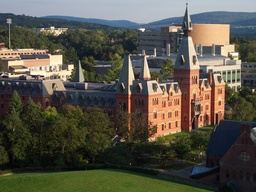
#> input picture image_1.jpg, 256 x 192 px, shrunk from 800 x 600 before the run
$ python part3.py image_1.jpg image_2.jpg out.png
#> lines starting #> are read from the running program, lines starting #| are printed output that depends on the picture
from distutils.log import error
import cv2
import numpy as np
import os
import random
from PIL import Image
import sys

import matplotlib.pyplot as plt


# orb
def featureMatching_ransac(image1, image2):

    '''
    img_I_cv

    '''
    orb = cv2.ORB_create()
    (keypoints_I, descriptors_I) = orb.detectAndCompute(image1, None)
    (keypoints_J, descriptors_J) = orb.detectAndCompute(image2, None)
    bf = cv2.BFMatcher()
    matches = bf.knnMatch(descriptors_I,descriptors_J,k=2)
    matches_threshold = []
    for m,n in matches:
        if m.distance/n.distance < 0.9:
            matches_threshold.append([m.queryIdx,m.trainIdx])


    keypoints =[]
    for i in matches_threshold:
        keypoints.append([(keypoints_I[i[0]].pt[0], keypoints_I[i[0]].pt[1]), (keypoints_J[i[1]].pt[0], keypoints_J[i[1]].pt[1])])


    return keypoints


# ransac
def ransac(number_of_matches):
    # set number of iteration
    number_of_iteration = 200
    # Variable to save max voted homography matrix
    max_count = -9999
    # matrix to store final feature points after removing outliers
    final_src_features = []
    final_dest_features = []
    p = 0
    while p <= number_of_iteration:
        p+=1
        # get 4 random points index
        selected_points = random.sample(range(len(number_of_matches)-1), 4)
        selected_values = {}

        # get x,y values of those random points
        for i in range(len(selected_points)):
            selected_values["x"+str(i+1)] = number_of_matches[selected_points[i]][0][0]
            selected_values["y"+str(i+1)] = number_of_matches[selected_points[i]][0][1]

            selected_values["x_"+str(i+1)] = number_of_matches[selected_points[i]][1][0]
            selected_values["y_"+str(i+1)] = number_of_matches[selected_points[i]][1][1]


        # save points in single array. Example: src_points = [x1,y1, x2,y2, x3,y3, x4,y4]
        src_points = [selected_values["x1"],selected_values["y1"],selected_values["x2"],selected_values["y2"],selected_values["x3"],selected_values["y3"],selected_values["x4"],selected_values["y4"]]
        dest_points = [selected_values["x_1"],selected_values["y_1"],selected_values["x_2"],selected_values["y_2"],selected_values["x_3"],selected_values["y_3"],selected_values["x_4"],selected_values["y_4"]]

        try:
            # get transformation matrix using pair of 4 points
            H = get_transform_mat_ransac(4, dest_points, src_points)

            # inverse of transformation matrix
            H_inv = np.linalg.inv(H)
        except:
            if p!=0:
                p-=1
            continue


        count = 0

        src_features = []
        dest_features = []

        src_x = []
        src_y = []

        # loop on each feature point and check how good the transformation matrix is.
        for i in range(len(number_of_matches)):
            coords = np.array([number_of_matches[i][0][0],number_of_matches[i][0][1],1])
            new_i, new_j, scale = H_inv @ coords
            new_i, new_j = int(new_i/scale), int(new_j/scale)

            # threshold
            if new_i > number_of_matches[i][1][0]-0.5 and new_i < number_of_matches[i][1][0]+0.5 and new_j > number_of_matches[i][1][1]-0.5 and new_j < number_of_matches[i][1][1]+0.5:
                src_features.append(number_of_matches[i][0][0])
                src_features.append(number_of_matches[i][0][1])

                src_x.append(number_of_matches[i][0][0])
                src_y.append(number_of_matches[i][0][1])

                dest_features.append(number_of_matches[i][1][0])
                dest_features.append(number_of_matches[i][1][1])
                count +=1

        # if more feature point agree with this transformation matrix, save it
        if max_count<count:
            max_count = count
            final_src_features = src_features
            final_dest_features = dest_features
            f_H=H

    # return source, destination feature points and transformation matrix with maximum vote.
    return final_src_features, final_dest_features,f_H


# get transformation matrix
def get_transform_mat_ransac(option, src, dest):
    if option==1:
        x1,y1 = src
        x1_, y1_ = dest
        H = np.array([[1,0,x1-x1_],[0,1,y1-y1_],[0,0,1]])
    elif option==2:
        x1,y1, x2, y2 = src
        x1_, y1_, x2_, y2_ = dest
        T = np.array([[1,0,x1-x1_],[0,1,x2-x2_],[0,0,1]])
        T = T.reshape(3,3)

        m1 = (y2_-y1_)/(x2_-x1_)
        m2 = (y2-y1)/(x2-x1)

        rad = np.arctan(np.abs(m2-m1)/(1+m2*m1))
        angle = np.rad2deg(rad)
        sh1 = np.array([[1, -np.tan(rad/2),0],[0,1,0],[0,0,1]]).reshape(3,3)
        sh2 = np.array([[1, 0,0],[np.sin(rad),1,0],[0,0,1]]).reshape(3,3)
        sh3 = np.array([[1, -np.tan(rad/2),0],[0,1,0],[0,0,1]]).reshape(3,3)
        H = T  @ sh1 @sh2 @sh3
    elif option==3:
        x1, y1, x2, y2, x3, y3 = src
        x1_, y1_, x2_, y2_, x3_, y3_ = dest

        A = np.array([[x1,y1,1,0,0,0],[0,0,0,x1,y1,1],[x2,y2,1,0,0,0],[0,0,0,x2,y2,1],[x3,y3,1,0,0,0],[0,0,0,x3,y3,1]])
        b = np.array([x1_, y1_, x2_, y2_, x3_, y3_])
        H = np.linalg.solve(A,b)
        H = np.append(H,[0,0,1])
    else:
        x1,y1,x2,y2,x3,y3,x4,y4 = src
        x1_,y1_,x2_,y2_,x3_,y3_,x4_,y4_ = dest
        A = np.array([[x1,y1,1,0,0,0, -x1*x1_, -y1*x1_],
        [0,0,0,x1,y1,1, -x1*y1_, -y1*y1_],
        [x2,y2,1,0,0,0, -x2*x2_, -y2*x2_],
        [0,0,0,x2,y2,1, -x2*y2_, -y2*y2_],
        [x3,y3,1,0,0,0, -x3*x3_, -y3*x3_],
        [0,0,0,x3,y3,1, -x3*y3_, -y3*y3_],
        [x4, y4, 1, 0,0, 0, -x4*x4_, -y4*x4_],
        [0,0,0,x4, y4, 1, -x4*y4_, -y4*y4_]])
        b = np.array([x1_, y1_, x2_, y2_, x3_, y3_, x4_, y4_])

        H = np.linalg.solve(A,b)
        H = np.append(H, 1)

    H = H.reshape(3,3)

    return H


def bilinear_interpolation_ransac(image, x,y):

    # reference: https://en.wikipedia.org/wiki/bilinear_interpolation#Example
    height, width = image.shape[0],image.shape[1]

    x1 = int(np.floor(x))
    x2 = x1 + 1
    y1 = int(np.floor(y))
    y2 = y1 + 1

    # get pixels at locations based on x1,y1,x2,y2
    img_a = image[y1,x1]
    img_b = image[y2,x1]
    img_c = image[y1,x2]
    img_d = image[y2,x2]

    # capture deltas for x and y
    dx = x - x1
    dy = y - y1

    point = img_a * (1-dx)*(1-dy) + img_b * (dy)* (1-dx) + img_c * (dx)*(1-dy) + img_d * dx*dy

    return np.round(point)


def inverse_warp_ransac(image1_arr,m,n,H, original_img):

    # get four border points of the image
    points = [0,0,n,0,0,m,n,m]
    x_transformed = []
    y_transformed = []
    transformed_points = []

    # transform 4 points of image using selected transformation matrix.
    for i in range(0,len(points),2):
        coords = np.array([points[i],points[i+1],1])
        new_i, new_j, scale = H @ coords
        new_i, new_j = int(new_i/scale), int(new_j/scale)
        transformed_points.append(new_i)
        transformed_points.append(new_j)
        x_transformed.append(new_i)
        y_transformed.append(new_j)


    # [9 lines of commented-out code are left out]
    min_x = np.min(x_transformed)
    max_x = np.max(x_transformed)
    min_y = np.min(y_transformed)
    max_y = np.max(y_transformed)


    # min max values of transformed image and image1 or original image
    min_x_val = min(min_x, 0)
    max_x_val = max(max_x, n)
    min_y_val = min(min_y, 0)
    max_y_val = max(max_y, m)


    # new empty image with dimension of original image1 and the transformad image2:

    y_len = len(image1_arr) + abs(min_y)

    new_image = np.zeros( [abs(y_len), abs(int(max_x_val)),3], dtype=np.uint8)
    new_image1 = np.zeros( [abs(y_len), abs(int(max_x_val)),3], dtype=np.uint8)

    # copy first image to the bottom left corner of our final, large, empty image
    new_image[-image1_arr.shape[0]:,:image1_arr.shape[1],:] = image1_arr[:,:,:]
    ## display image
    # plt.imshow(np.array(new_image))
    # plt.show()

    # inverse of our transformation matrix
    H_inv = np.linalg.inv(H)

    # empty image require to store our transformed image.
    transformed_image2 = np.zeros([abs(int(min_y)- int(max_y)),abs(int(min_x)- int(max_x)),3], dtype=np.uint8)


    R = 0
    C = 0

    # transform image
    for r in range(int(min_y),int(max_y),1):
        C = 0
        for c in range(int(min_x),int(max_x),1):

            # adjust for offset
            coords = np.array([c,r,1])
            new_i, new_j, scale = H_inv @ coords
            new_i, new_j = int(new_i/scale), int(new_j/scale)

            # perform bilinear interpolation

            if 0 <= new_j < (m - 1) and 0 <= new_i < (n - 1):
                transformed_image2[R, C, :] =  bilinear_interpolation_ransac(original_img, new_i, new_j)

            C+=1

        R+=1


    # [11 lines of commented-out code are left out]
    new_image1[:np.shape(transformed_image2)[0],-np.shape(transformed_image2)[1]:,:] = transformed_image2[:,:,:]

    ## Uncomment to display transform image copied to other empty image
    # plt.imshow(np.array(new_image1))
    # plt.title('new_image1')
    # plt.show()

    # combine both images
    combined_image = np.maximum(new_image,new_image1)

    ## uncomment to display final image
    # plt.imshow(combined_image)
    # plt.title('combined')
    # plt.show()

    # save final image
    cv2.imwrite(sys.argv[3], combined_image)

    # return final image
    return combined_image


# import images and convert it to array
image1 = sys.argv[1]
image2 = sys.argv[2]
img_I_cv= cv2.imread(image1)
#> img_I_cv is the input picture: shape (192, 256, 3); mean B, G, R 72.2, 84, 87.3
img_J_cv = cv2.imread(image2)
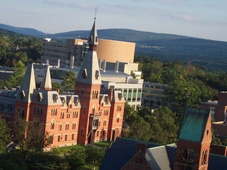
#> input picture image_2.jpg, 227 x 170 px, shrunk from 710 x 532 before the run
#> img_J_cv is the input picture: shape (170, 227, 3); mean B, G, R 94.6, 99.8, 103
image1_arr = np.array(img_I_cv)
image2_arr = np.array(img_J_cv)

# get features using orb
number_of_matches = featureMatching_ransac(img_I_cv,img_J_cv)
#> in featureMatching_ransac, `(keypoints_I, descriptors_I) = orb.detectAndCompute(image1, None)`: keypoints_I = 404 keypoints; strongest (x, y, size): (163, 84, 31), (145, 58, 31), (71, 65, 37.2), (72, 65, 31)
#> in featureMatching_ransac, `(keypoints_J, descriptors_J) = orb.detectAndCompute(image2, None)`: keypoints_J = 383 keypoints; strongest (x, y, size): (64, 96, 31), (115, 92, 31), (140, 72, 31), (134, 60, 31)
#> in featureMatching_ransac, `matches = bf.knnMatch(descriptors_I,descriptors_J,k=2)`: matches = 404 matches
#> after the loop in featureMatching_ransac, `for m,n in matches:`: matches_threshold = 171 pairs, first value 0 to 403, second value 0 to 362
#> the loop in featureMatching_ransac, `for i in matches_threshold:` made 171 passes
#> i on passes 1 to 3: [0, 81], [1, 182], [2, 17]
#> after the loop in featureMatching_ransac, `for i in matches_threshold:`: keypoints = 171 items
#> number_of_matches = 171 items

# apply ransac to remove outliers
src_feature_point, dest_feature_point, H = ransac(number_of_matches)
#> the loop in ransac, `while p <= number_of_iteration:` made 205 passes
#> selected_points on passes 1 to 3: [98, 107, 10, 66], [130, 124, 103, 77], [122, 91, 149, 55]
#> after the loop in ransac, `while p <= number_of_iteration:`: f_H = [[0.777, 0.0279, 98.39], [-0.137, 0.883, 1.25], [-0.000694, -0.000341, 1]]; final_dest_features = 64 values, max 121 at index 28, min 52.8 at index 31, mean 87.53; final_src_features = 64 values, max 217 at index 28, min 38.4 at index 31, mean 130.1; max_count = 32; p = 201
#> src_feature_point has the same summary as final_src_features in ransac; dest_feature_point has the same summary as final_dest_features in ransac; H has the same summary as f_H in ransac


# use homography matrix and feature points to get final image:
inverse_image = inverse_warp_ransac(image1_arr,image2_arr.shape[0], image2_arr.shape[1],H,image2_arr)
#> the loop in inverse_warp_ransac, `for i in range(0,len(points),2):` made 4 passes
#> (new_i, new_j, scale) on passes 1 to 4: (98, 1, 1), (326, -35, 0.843), (109, 160, 0.942), (356, 153, 0.785)
#> after the loop in inverse_warp_ransac, `for i in range(0,len(points),2):`: transformed_points = [98, 1, 326, -35, 109, 160, 356, 153]; x_transformed = [98, 326, 109, 356]; y_transformed = [1, -35, 160, 153]
#> in inverse_warp_ransac, `min_x = np.min(x_transformed)`: min_x = 98
#> in inverse_warp_ransac, `max_x = np.max(x_transformed)`: max_x = 356
#> in inverse_warp_ransac, `min_y = np.min(y_transformed)`: min_y = -35
#> in inverse_warp_ransac, `max_y = np.max(y_transformed)`: max_y = 160
#> in inverse_warp_ransac, `min_x_val = min(min_x, 0)`: min_x_val = 0
#> in inverse_warp_ransac, `max_x_val = max(max_x, n)`: max_x_val = 356
#> in inverse_warp_ransac, `min_y_val = min(min_y, 0)`: min_y_val = -35
#> in inverse_warp_ransac, `max_y_val = max(max_y, m)`: max_y_val = 170
#> in inverse_warp_ransac, `y_len = len(image1_arr) + abs(min_y)`: y_len = 227
#> in inverse_warp_ransac, `new_image[-image1_arr.shape[0]:,:image1_arr.shape[1],:] = image1_arr[:..`:
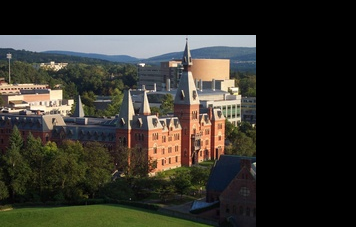
#> new_image: shape (227, 356, 3); mean B, G, R 43.9, 51.1, 53.1
#> in inverse_warp_ransac, `H_inv = np.linalg.inv(H)`: H_inv = [[1.17, -0.0814, -115], [0.181, 1.12, -19.17], [0.000873, 0.000325, 0.914]]
#> the loop in inverse_warp_ransac, `for r in range(int(min_y),int(max_y),1):` made 195 passes
#> after the loop in inverse_warp_ransac, `for r in range(int(min_y),int(max_y),1):`:
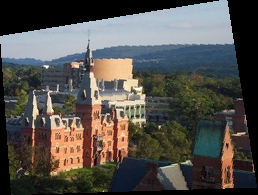
#> transformed_image2: shape (195, 258, 3); mean B, G, R 76.8, 81.1, 83.5
#> in inverse_warp_ransac, `new_image1[:np.shape(transformed_image2)[0],-np.shape(transformed_imag..`:
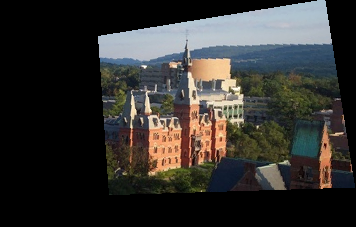
#> new_image1: shape (227, 356, 3); mean B, G, R 47.8, 50.5, 52
#> in inverse_warp_ransac, `combined_image = np.maximum(new_image,new_image1)`:
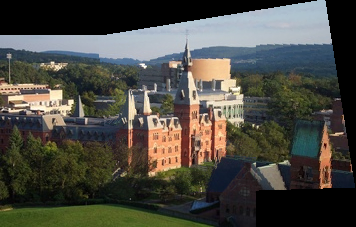
#> combined_image: shape (227, 356, 3); mean B, G, R 67.1, 74.5, 75.4
